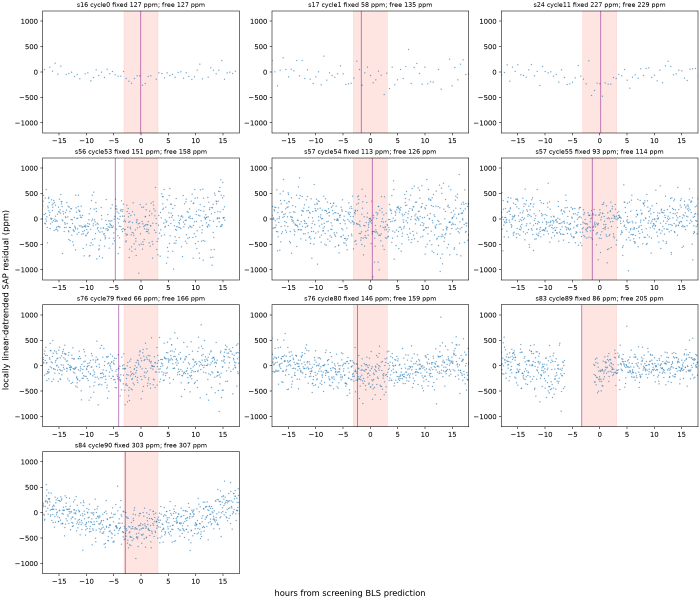
#> input picture reviews/2026-11-05-baseline-reconciliation/R688/batch-shared/raw-events.png, 2100 x 1800 px, found by its file name (shown at 1/3 size)
$ python contact.py
#> lines starting #> are read from the running program, lines starting #| are printed output that depends on the picture
from pathlib import Path
import csv
from PIL import Image,ImageOps,ImageDraw
B=Path(__file__).parent
rows=list(csv.DictReader(open(B/'queue.csv')))
#> (reads reviews/2026-11-05-next100/batch04/queue.csv from the repository)
for kind,pat in [('raw','raw-events.png'),('pixel','fresh-pixels/diff_fresh.png')]:
 imgs=[]
 for r in rows:
  im=Image.open(B/r['tic']/pat).convert('RGB');im.thumbnail((1000,900));can=Image.new('RGB',(1000,930),'white');can.paste(im,(0,30));ImageDraw.Draw(can).text((10,8),r['tic'],fill='black');imgs.append(can)
#> after `im.thumbnail((1000, 900))`:
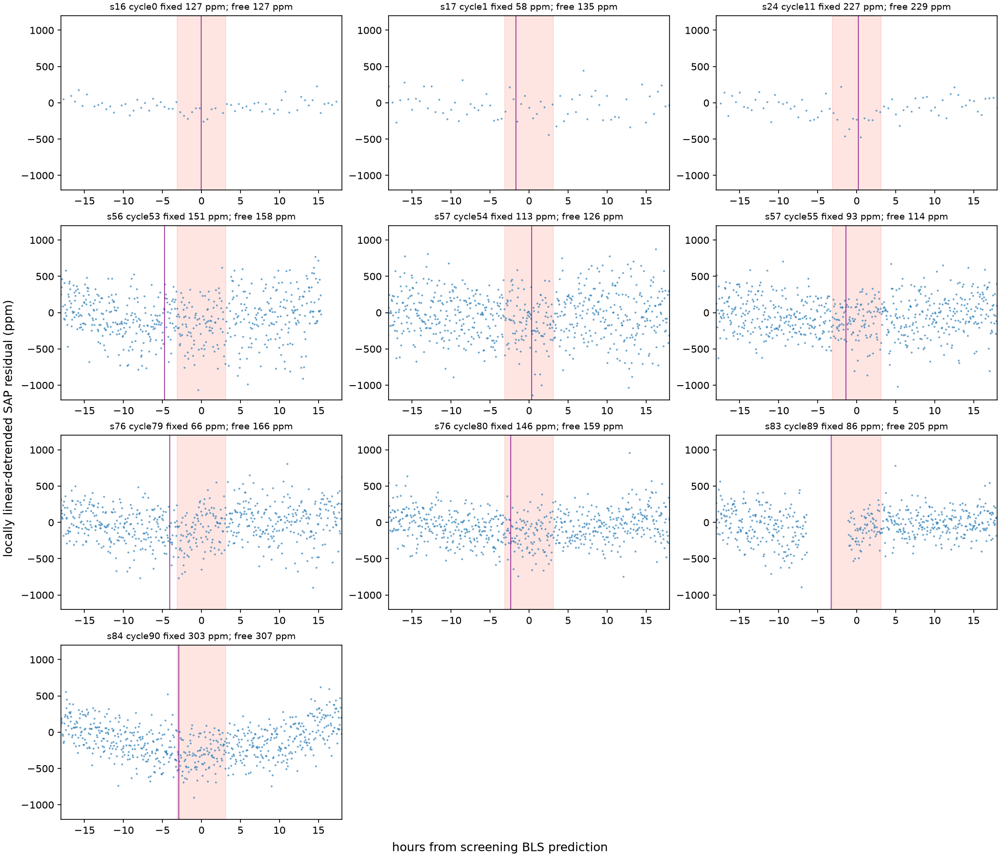
#> im: PIL image 1000x857 RGB; mean R, G, B 247.3, 245.6, 246.1
#> after `can = Image.new('RGB', (1000, 930), 'white')`: can: PIL image 1000x930 RGB; every value is 255
#> after `can.paste(im, (0, 30))`:
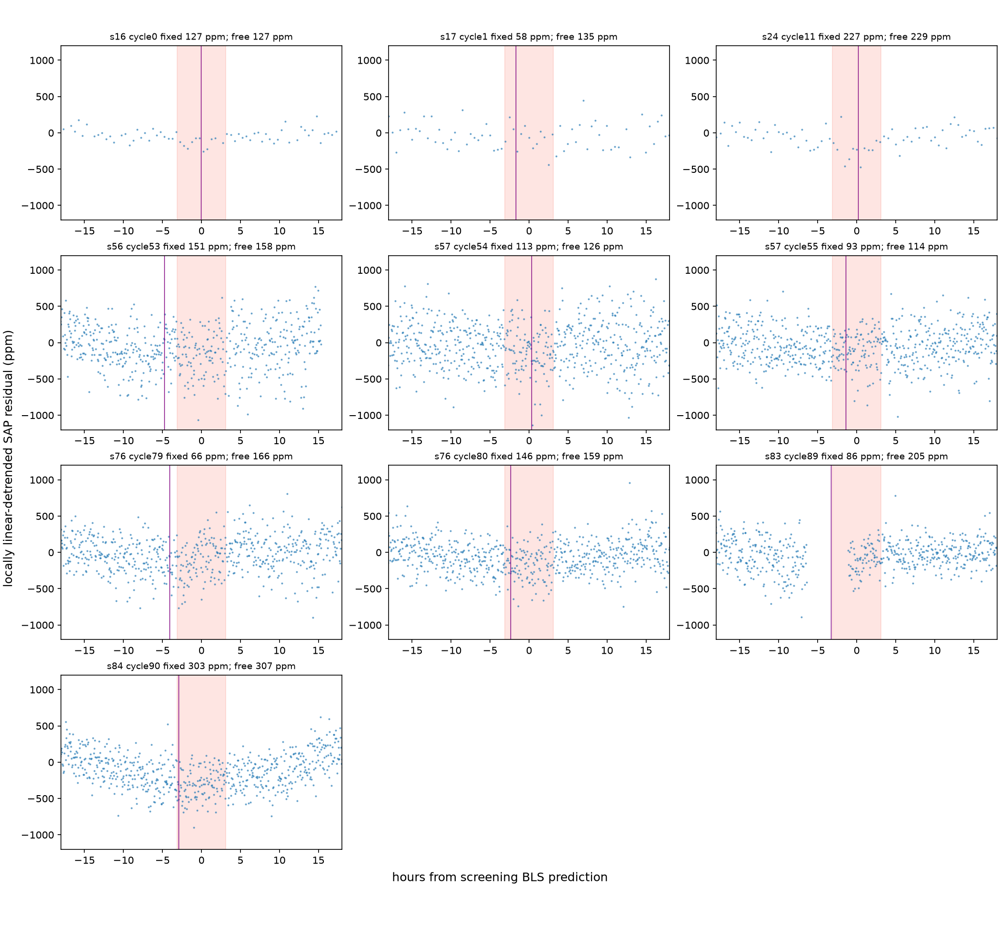
#> can: PIL image 1000x930 RGB; mean R, G, B 247.9, 246.3, 246.8
 out=Image.new('RGB',(2000,930*5),'white')
#> out: PIL image 2000x4650 RGB; every value is 255
 for i,im in enumerate(imgs):out.paste(im,((i%2)*1000,(i//2)*930))
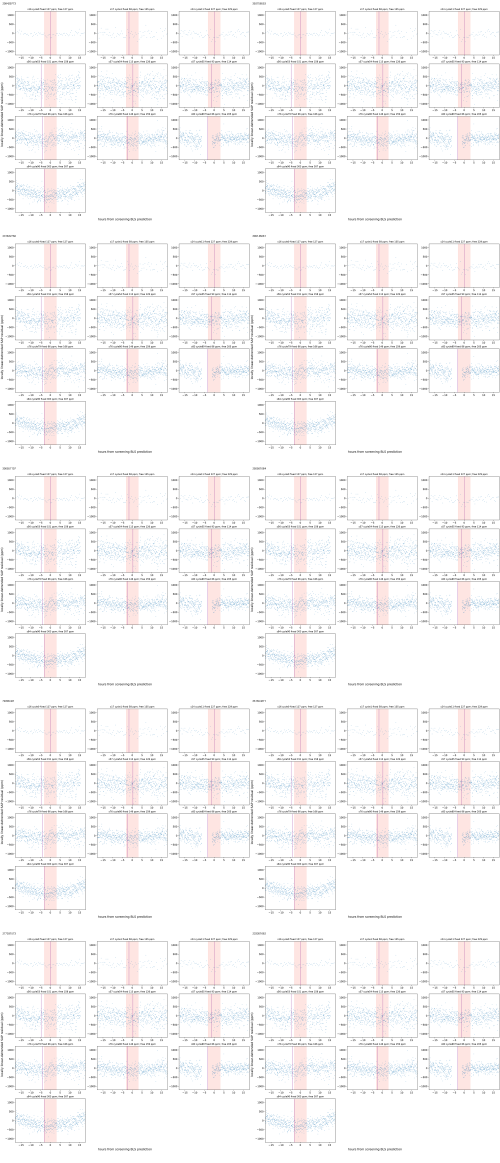
#> out: PIL image 2000x4650 RGB (shown at 1/4 size); mean R, G, B 247.9, 246.3, 246.7
#> (the run stopped early here; a loop or call above may not have finished)
